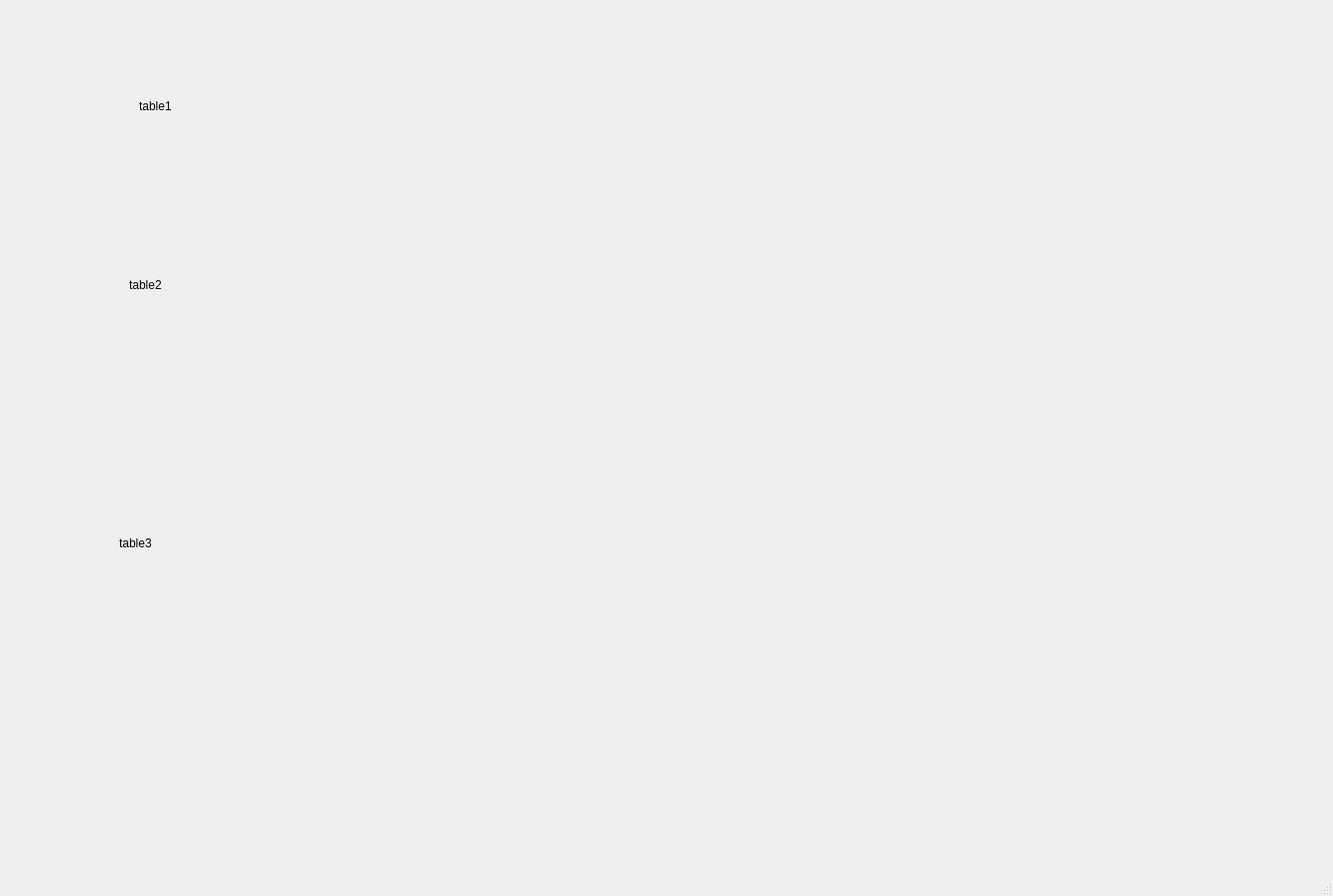
<?xml version="1.0" encoding="UTF-8"?>
<ui version="4.0">
 <class>MainWindow</class>
 <widget class="QMainWindow" name="MainWindow">
  <property name="geometry">
   <rect>
    <x>0</x>
    <y>0</y>
    <width>1342</width>
    <height>902</height>
   </rect>
  </property>
  <property name="windowTitle">
   <string>MainWindow</string>
  </property>
  <widget class="QWidget" name="centralwidget">
   <widget class="QLabel" name="backgr">
    <property name="geometry">
     <rect>
      <x>0</x>
      <y>0</y>
      <width>1341</width>
      <height>871</height>
     </rect>
    </property>
    <property name="text">
     <string/>
    </property>
    <property name="pixmap">
     <pixmap>wedding_backgr.png</pixmap>
    </property>
   </widget>
   <widget class="QLabel" name="table3">
    <property name="geometry">
     <rect>
      <x>120</x>
      <y>540</y>
      <width>46</width>
      <height>13</height>
     </rect>
    </property>
    <property name="text">
     <string>table3</string>
    </property>
    <property name="scaledContents">
     <bool>true</bool>
    </property>
   </widget>
   <widget class="QLabel" name="table1">
    <property name="geometry">
     <rect>
      <x>140</x>
      <y>100</y>
      <width>46</width>
      <height>13</height>
     </rect>
    </property>
    <property name="text">
     <string>table1</string>
    </property>
    <property name="scaledContents">
     <bool>true</bool>
    </property>
   </widget>
   <widget class="QLabel" name="label_4">
    <property name="geometry">
     <rect>
      <x>670</x>
      <y>90</y>
      <width>311</width>
      <height>91</height>
     </rect>
    </property>
    <property name="text">
     <string/>
    </property>
    <property name="pixmap">
     <pixmap>weddingtable.png</pixmap>
    </property>
    <property name="scaledContents">
     <bool>true</bool>
    </property>
   </widget>
   <widget class="QLabel" name="table2">
    <property name="geometry">
     <rect>
      <x>130</x>
      <y>280</y>
      <width>46</width>
      <height>13</height>
     </rect>
    </property>
    <property name="text">
     <string>table2</string>
    </property>
    <property name="scaledContents">
     <bool>true</bool>
    </property>
   </widget>
   <widget class="QLabel" name="table5">
    <property name="geometry">
     <rect>
      <x>690</x>
      <y>300</y>
      <width>301</width>
      <height>91</height>
     </rect>
    </property>
    <property name="text">
     <string/>
    </property>
    <property name="pixmap">
     <pixmap>weddingtable.png</pixmap>
    </property>
    <property name="scaledContents">
     <bool>true</bool>
    </property>
   </widget>
   <widget class="QLabel" name="table6">
    <property name="geometry">
     <rect>
      <x>690</x>
      <y>500</y>
      <width>301</width>
      <height>91</height>
     </rect>
    </property>
    <property name="text">
     <string/>
    </property>
    <property name="pixmap">
     <pixmap>weddingtable.png</pixmap>
    </property>
    <property name="scaledContents">
     <bool>true</bool>
    </property>
   </widget>
  </widget>
  <widget class="QMenuBar" name="menubar">
   <property name="geometry">
    <rect>
     <x>0</x>
     <y>0</y>
     <width>1342</width>
     <height>18</height>
    </rect>
   </property>
  </widget>
  <widget class="QStatusBar" name="statusbar"/>
 </widget>
 <resources/>
 <connections/>
</ui>
